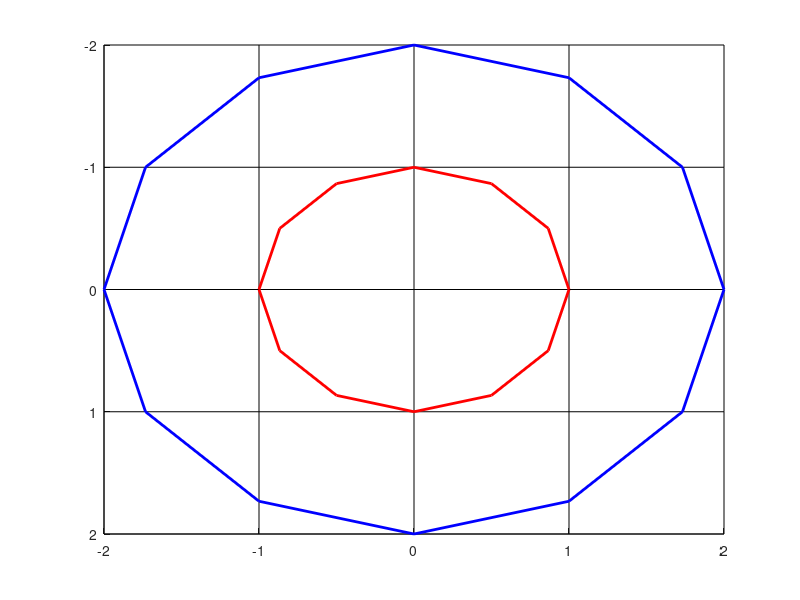

MATLAB code for this plot:


clc
close all
clear;


lambda1=2;
lambda2=1;

r1=lambda1;
r2=lambda2;
a=0;
b=0;

th = 0:pi/6:2*pi;
x1unit = r1 * cos(th) + a;
y1unit = r1 * sin(th) + b;
x2unit = r2 * cos(th) + a;
y2unit = r2 * sin(th) + b;
x = -lambda1:lambda1;
y = -lambda1:lambda1;
[X,Y]=meshgrid(x,y);

figure;
hold on;
plot(X,Y,'k');
plot(Y,X,'k');
plot(x1unit, y1unit, '-b','LineWidth',2)
plot(x2unit, y2unit, '-r','LineWidth',2)
set(gca, 'YDir','reverse')
